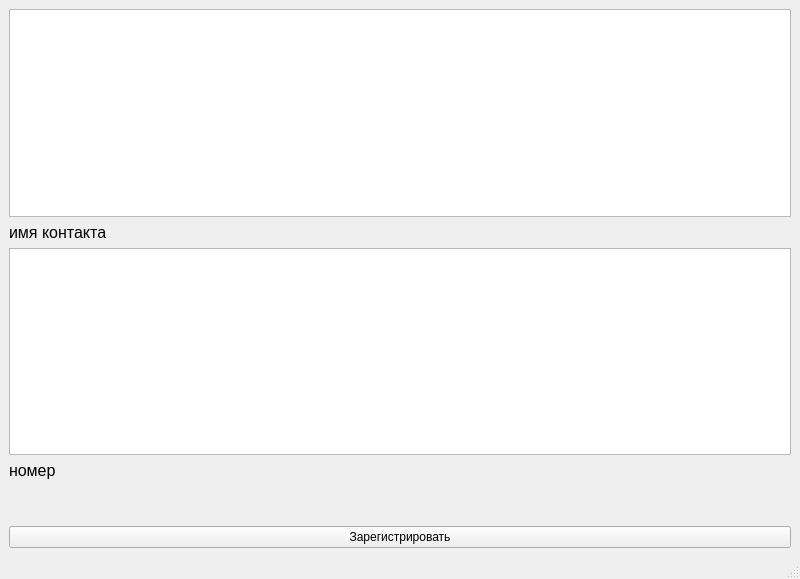
<?xml version="1.0" encoding="UTF-8"?>
<ui version="4.0">
 <class>MainWindow</class>
 <widget class="QMainWindow" name="MainWindow">
  <property name="geometry">
   <rect>
    <x>0</x>
    <y>0</y>
    <width>800</width>
    <height>579</height>
   </rect>
  </property>
  <property name="minimumSize">
   <size>
    <width>800</width>
    <height>0</height>
   </size>
  </property>
  <property name="maximumSize">
   <size>
    <width>16777215</width>
    <height>600</height>
   </size>
  </property>
  <property name="windowTitle">
   <string>MainWindow</string>
  </property>
  <widget class="QWidget" name="centralwidget">
   <layout class="QVBoxLayout" name="verticalLayout">
    <item>
     <widget class="QPlainTextEdit" name="Nomer"/>
    </item>
    <item>
     <widget class="QLabel" name="label">
      <property name="text">
       <string>&lt;html&gt;&lt;head/&gt;&lt;body&gt;&lt;p&gt;&lt;span style=&quot; font-size:12pt;&quot;&gt;имя контакта&lt;/span&gt;&lt;/p&gt;&lt;/body&gt;&lt;/html&gt;</string>
      </property>
     </widget>
    </item>
    <item>
     <widget class="QPlainTextEdit" name="Name_pol"/>
    </item>
    <item>
     <widget class="QLabel" name="label_2">
      <property name="text">
       <string>&lt;html&gt;&lt;head/&gt;&lt;body&gt;&lt;p&gt;&lt;span style=&quot; font-size:12pt;&quot;&gt;номер&lt;/span&gt;&lt;/p&gt;&lt;p&gt;&lt;br/&gt;&lt;/p&gt;&lt;/body&gt;&lt;/html&gt;</string>
      </property>
     </widget>
    </item>
    <item>
     <widget class="QPushButton" name="prinat_zav">
      <property name="text">
       <string>Зарегистрировать</string>
      </property>
     </widget>
    </item>
   </layout>
   <zorder>Nomer</zorder>
   <zorder>prinat_zav</zorder>
   <zorder>Name_pol</zorder>
   <zorder>label</zorder>
   <zorder>label_2</zorder>
  </widget>
  <widget class="QStatusBar" name="statusbar"/>
 </widget>
 <resources/>
 <connections/>
</ui>
